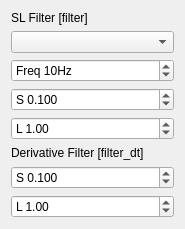
<?xml version="1.0" encoding="UTF-8"?>
<ui version="4.0">
 <class>Filter</class>
 <widget class="QWidget" name="Filter">
  <property name="geometry">
   <rect>
    <x>0</x>
    <y>0</y>
    <width>185</width>
    <height>205</height>
   </rect>
  </property>
  <property name="windowTitle">
   <string>Filter</string>
  </property>
  <layout class="QVBoxLayout" name="verticalLayout">
   <item>
    <widget class="QLabel" name="label">
     <property name="text">
      <string>SL Filter [filter]</string>
     </property>
    </widget>
   </item>
   <item>
    <widget class="QComboBox" name="cbSrc">
     <property name="editable">
      <bool>false</bool>
     </property>
     <property name="maxVisibleItems">
      <number>40</number>
     </property>
     <property name="sizeAdjustPolicy">
      <enum>QComboBox::AdjustToContentsOnFirstShow</enum>
     </property>
     <property name="frame">
      <bool>true</bool>
     </property>
    </widget>
   </item>
   <item>
    <widget class="QDoubleSpinBox" name="eF">
     <property name="accelerated">
      <bool>true</bool>
     </property>
     <property name="prefix">
      <string>Freq </string>
     </property>
     <property name="suffix">
      <string>Hz</string>
     </property>
     <property name="decimals">
      <number>0</number>
     </property>
     <property name="minimum">
      <double>1.000000000000000</double>
     </property>
     <property name="maximum">
      <double>100.000000000000000</double>
     </property>
     <property name="singleStep">
      <double>1.000000000000000</double>
     </property>
     <property name="value">
      <double>10.000000000000000</double>
     </property>
    </widget>
   </item>
   <item>
    <widget class="QDoubleSpinBox" name="eS">
     <property name="accelerated">
      <bool>true</bool>
     </property>
     <property name="prefix">
      <string>S </string>
     </property>
     <property name="decimals">
      <number>3</number>
     </property>
     <property name="minimum">
      <double>0.001000000000000</double>
     </property>
     <property name="maximum">
      <double>1000.000000000000000</double>
     </property>
     <property name="singleStep">
      <double>0.001000000000000</double>
     </property>
     <property name="value">
      <double>0.100000000000000</double>
     </property>
    </widget>
   </item>
   <item>
    <widget class="QDoubleSpinBox" name="eL">
     <property name="accelerated">
      <bool>true</bool>
     </property>
     <property name="prefix">
      <string>L </string>
     </property>
     <property name="minimum">
      <double>0.100000000000000</double>
     </property>
     <property name="maximum">
      <double>1000.000000000000000</double>
     </property>
     <property name="singleStep">
      <double>0.100000000000000</double>
     </property>
     <property name="value">
      <double>1.000000000000000</double>
     </property>
    </widget>
   </item>
   <item>
    <widget class="QLabel" name="label_2">
     <property name="text">
      <string>Derivative Filter [filter_dt]</string>
     </property>
    </widget>
   </item>
   <item>
    <widget class="QDoubleSpinBox" name="eSdt">
     <property name="accelerated">
      <bool>true</bool>
     </property>
     <property name="prefix">
      <string>S </string>
     </property>
     <property name="decimals">
      <number>3</number>
     </property>
     <property name="minimum">
      <double>0.001000000000000</double>
     </property>
     <property name="maximum">
      <double>1000.000000000000000</double>
     </property>
     <property name="singleStep">
      <double>0.001000000000000</double>
     </property>
     <property name="value">
      <double>0.100000000000000</double>
     </property>
    </widget>
   </item>
   <item>
    <widget class="QDoubleSpinBox" name="eLdt">
     <property name="accelerated">
      <bool>true</bool>
     </property>
     <property name="prefix">
      <string>L </string>
     </property>
     <property name="minimum">
      <double>0.100000000000000</double>
     </property>
     <property name="maximum">
      <double>1000.000000000000000</double>
     </property>
     <property name="singleStep">
      <double>0.100000000000000</double>
     </property>
     <property name="value">
      <double>1.000000000000000</double>
     </property>
    </widget>
   </item>
  </layout>
 </widget>
 <resources/>
 <connections/>
</ui>
